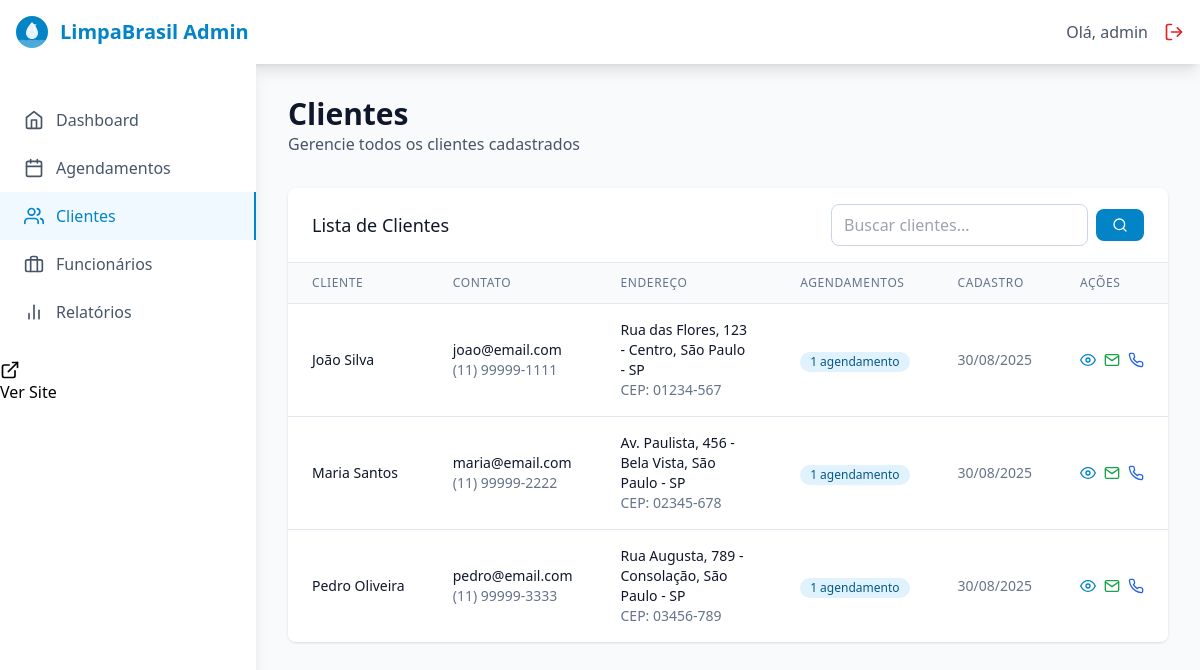
/admin/clientes.php (signed in), run on the app's committed database.
### tables this page shows
CREATE TABLE IF NOT EXISTS `clientes` (
  `id` int(11) NOT NULL AUTO_INCREMENT,
  `nome` varchar(255) NOT NULL,
  `email` varchar(255) NOT NULL,
  `telefone` varchar(20) NOT NULL,
  `cep` varchar(10) DEFAULT NULL,
  `endereco` text DEFAULT NULL,
  `created_at` timestamp NOT NULL DEFAULT CURRENT_TIMESTAMP,
  `updated_at` timestamp NOT NULL DEFAULT CURRENT_TIMESTAMP ON UPDATE CURRENT_TIMESTAMP,
  PRIMARY KEY (`id`),
  UNIQUE KEY `email` (`email`),
  KEY `idx_email` (`email`),
  KEY `idx_created_at` (`created_at`)
);

### admin/clientes.php (the view, shortened to what this page needs)
<?php
try {
    $pdo = getDBConnection();
    $stmt = $pdo->query("
        SELECT c.*, COUNT(a.id) as total_agendamentos
        FROM clientes c
        LEFT JOIN agendamentos a ON c.id = a.cliente_id
        GROUP BY c.id
        ORDER BY c.created_at DESC
    ");
    $clientes = $stmt->fetchAll(PDO::FETCH_ASSOC);
} catch (PDOException $e) {
    $error_message = 'Erro ao conectar com o banco de dados: ' . $e->getMessage();
}
?>
<!DOCTYPE html>
<html lang="pt-BR">
<head>
    <script src="https://cdn.tailwindcss.com"></script>
</head>
<body class="bg-secondary-50">
    <nav class="bg-white shadow-lg">
        <div class="max-w-7xl mx-auto px-4">
            <div class="flex justify-between h-16">
                <div class="flex items-center">
                    <div class="flex items-center space-x-3">
                        <img src="../assets/images/logo.svg" alt="LimpaBrasil" class="h-8 w-8">
                        <h1 class="text-xl font-bold text-primary-600">LimpaBrasil Admin</h1>
                    </div>
                </div>
                <div class="flex items-center space-x-4">
                    <span class="text-secondary-600">Olá, <?php echo htmlspecialchars($_SESSION['admin_username']); ?></span>
                    <a href="../api/auth.php?action=logout" class="text-red-600 hover:text-red-700">
                        <i data-feather="log-out" class="w-5 h-5"></i>
                    </a>
                </div>
            </div>
        </div>
    </nav>
    <div class="flex">
        <div class="w-64 bg-white shadow-lg min-h-screen">
            <nav class="mt-8">
                <a href="dashboard.php" class="flex items-center px-6 py-3 text-secondary-600 hover:text-primary-600 hover:bg-primary-50">
                    <i data-feather="home" class="w-5 h-5 mr-3"></i>
                    Dashboard
                </a>
                <a href="agendamentos.php" class="flex items-center px-6 py-3 text-secondary-600 hover:text-primary-600 hover:bg-primary-50">
                    <i data-feather="calendar" class="w-5 h-5 mr-3"></i>
                    Agendamentos
                </a>
                <a href="clientes.php" class="flex items-center px-6 py-3 text-primary-600 bg-primary-50 border-r-2 border-primary-600">
                    <i data-feather="users" class="w-5 h-5 mr-3"></i>
                    Clientes
                </a>
                <a href="funcionarios.php" class="flex items-center px-6 py-3 text-secondary-600 hover:text-primary-600 hover:bg-primary-50">
                    <i data-feather="briefcase" class="w-5 h-5 mr-3"></i>
                    Funcionários
                </a>
                <a href="relatorios.php" class="flex items-center px-6 py-3 text-secondary-600 hover:text-primary-600 hover:bg-primary-50">
                    <i data-feather="bar-chart-2" class="w-5 h-5 mr-3"></i>
                    Relatórios
                </a>
                <a href="../index.html" target="_blank" class="flex items-center px-6 py-3 text-secondary-600 hover:text-primary-600 hover:bg-primary-50"></a>
                    <i data-feather="external-link" class="w-5 h-5 mr-3"></i>
                    Ver Site
            </nav>
        </div>
        <div class="flex-1 p-8">
            <div class="mb-8">
                <h1 class="text-3xl font-bold text-secondary-900">Clientes</h1>
                <p class="text-secondary-600">Gerencie todos os clientes cadastrados</p>
            </div>
            <div class="bg-white rounded-lg shadow overflow-hidden">
                <div class="px-6 py-4 border-b border-secondary-200">
                    <div class="flex items-center justify-between">
                        <h3 class="text-lg font-medium text-secondary-900">Lista de Clientes</h3>
                        <div class="flex items-center space-x-2">
                            <input type="text" id="search" placeholder="Buscar clientes..."
                                   class="px-3 py-2 border border-secondary-300 rounded-lg focus:ring-2 focus:ring-primary-500 focus:border-primary-500">
                            <button class="bg-primary-600 hover:bg-primary-700 text-white px-4 py-2 rounded-lg">
                                <i data-feather="search" class="w-4 h-4"></i>
                            </button>
                        </div>
                    </div>
                </div>
                <div class="overflow-x-auto">
                    <table class="min-w-full divide-y divide-secondary-200">
                        <thead class="bg-secondary-50">
                            <tr>
                                <th class="px-6 py-3 text-left text-xs font-medium text-secondary-500 uppercase tracking-wider">
                                    Cliente
                                </th>
                                <th class="px-6 py-3 text-left text-xs font-medium text-secondary-500 uppercase tracking-wider">
                                    Contato
                                </th>
                                <th class="px-6 py-3 text-left text-xs font-medium text-secondary-500 uppercase tracking-wider">
                                    Endereço
                                </th>
                                <th class="px-6 py-3 text-left text-xs font-medium text-secondary-500 uppercase tracking-wider">
                                    Agendamentos
                                </th>
                                <th class="px-6 py-3 text-left text-xs font-medium text-secondary-500 uppercase tracking-wider">
                                    Cadastro
                                </th>
                                <th class="px-6 py-3 text-left text-xs font-medium text-secondary-500 uppercase tracking-wider">
                                    Ações
                                </th>
                            </tr>
                        </thead>
                        <tbody class="bg-white divide-y divide-secondary-200">
                            <?php if (!empty($clientes)): ?>
                                <?php foreach ($clientes as $cliente): ?>
                                    <tr class="hover:bg-secondary-50">
                                        <td class="px-6 py-4 whitespace-nowrap">
                                            <div>
                                                <div class="text-sm font-medium text-secondary-900">
                                                    <?php echo htmlspecialchars($cliente['nome']); ?>
                                                </div>
                                            </div>
                                        </td>
                                        <td class="px-6 py-4 whitespace-nowrap">
                                            <div class="text-sm text-secondary-900">
                                                <?php echo htmlspecialchars($cliente['email']); ?>
                                            </div>
                                            <div class="text-sm text-secondary-500">
                                                <?php echo htmlspecialchars($cliente['telefone']); ?>
                                            </div>
                                        </td>
                                        <td class="px-6 py-4">
                                            <div class="text-sm text-secondary-900">
                                                <?php echo htmlspecialchars($cliente['endereco']); ?>
                                            </div>
                                            <div class="text-sm text-secondary-500">
                                                CEP: <?php echo htmlspecialchars($cliente['cep']); ?>
                                            </div>
                                        </td>
                                        <td class="px-6 py-4 whitespace-nowrap">
                                            <span class="inline-flex items-center px-2.5 py-0.5 rounded-full text-xs font-medium bg-primary-100 text-primary-800">
                                                <?php echo $cliente['total_agendamentos']; ?> agendamento<?php echo $cliente['total_agendamentos'] != 1 ? 's' : ''; ?>
                                            </span>
                                        </td>
                                        <td class="px-6 py-4 whitespace-nowrap text-sm text-secondary-500">
                                            <?php echo date('d/m/Y', strtotime($cliente['created_at'])); ?>
                                        </td>
                                        <td class="px-6 py-4 whitespace-nowrap text-sm font-medium">
                                            <div class="flex space-x-2">
                                                <button onclick="viewClient(<?php echo $cliente['id']; ?>)"
                                                        class="text-primary-600 hover:text-primary-900">
                                                    <i data-feather="eye" class="w-4 h-4"></i>
                                                </button>
                                                <a href="mailto:<?php echo htmlspecialchars($cliente['email']); ?>"
                                                   class="text-green-600 hover:text-green-900">
                                                    <i data-feather="mail" class="w-4 h-4"></i>
                                                </a>
                                                <a href="tel:<?php echo htmlspecialchars($cliente['telefone']); ?>"
                                                   class="text-blue-600 hover:text-blue-900">
                                                    <i data-feather="phone" class="w-4 h-4"></i>
                                                </a>
                                            </div>
                                        </td>
                                    </tr>
                                <?php endforeach; ?>
                            <?php endif; ?>
                        </tbody>
                    </table>
                </div>
            </div>
        </div>
    </div>
</body>
</html>

### data on the page
clientes: nome "João Silva", email "joao@email.com", telefone "(11) 99999-1111", endereco "Rua das Flores, 123 - Centro, São Paulo - SP", cep "01234-567", total_agendamentos "1", created_at "30/08/2025"
clientes: nome "Maria Santos", email "maria@email.com", telefone "(11) 99999-2222", endereco "Av. Paulista, 456 - Bela Vista, São Paulo - SP", cep "02345-678", total_agendamentos "1", created_at "30/08/2025"
clientes: nome "Pedro Oliveira", email "pedro@email.com", telefone "(11) 99999-3333", endereco "Rua Augusta, 789 - Consolação, São Paulo - SP", cep "03456-789", total_agendamentos "1", created_at "30/08/2025"

### other printed values
$_SESSION['admin_username'] "admin"
